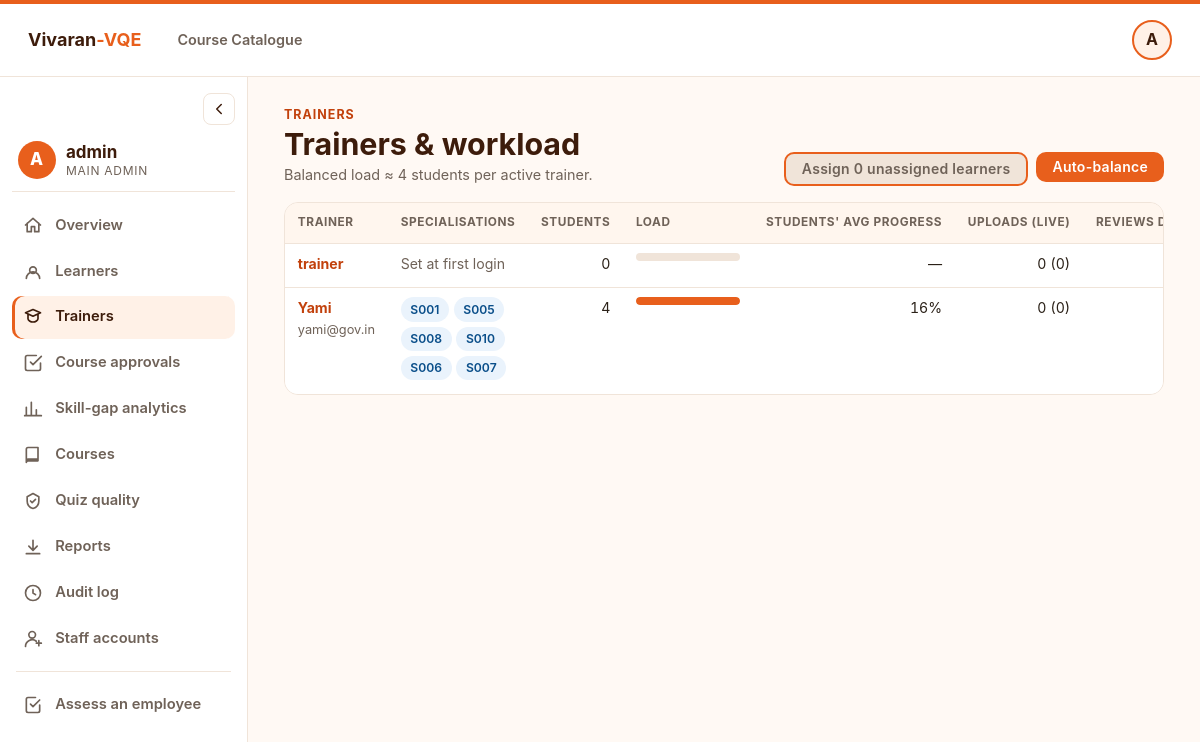
The app's page /admin/trainers (signed in) with its own data.
### tables this page shows
CREATE TABLE users (
                id INTEGER PRIMARY KEY AUTOINCREMENT,
                username TEXT NOT NULL UNIQUE,
                password_hash TEXT NOT NULL,
                created_at TEXT NOT NULL
            , email TEXT, role TEXT NOT NULL DEFAULT 'learner', active INTEGER NOT NULL DEFAULT 1, must_change_password INTEGER NOT NULL DEFAULT 0, is_primary INTEGER NOT NULL DEFAULT 0);

CREATE TABLE trainer_profiles (
                user_id INTEGER PRIMARY KEY REFERENCES users(id),
                specialisations TEXT NOT NULL DEFAULT '[]',
                created_at TEXT NOT NULL,
                updated_at TEXT NOT NULL
            );

### app.py (the view)
@app.route("/admin/trainers")
@role_required("admin")
def admin_trainers():
    rows = _trainer_rows()
    active = [t for t in rows if t.get("active", 1) and t["has_profile"]]
    total = sum(t["students"] for t in active) + len(db.list_unassigned_learners())
    target = -(-total // len(active)) if active else 0
    return render_template("admin_trainers.html", rows=rows, unassigned=len(db.list_unassigned_learners()),
                           target=target, **_admin_ctx("trainers"))

### app.py (called while the page is built, shortened)
@app.context_processor
def inject_user() -> dict:
    ctx = {
        "current_user": session.get("username", ""),
        "current_role": session.get("role", ""),
        "home_url": _home_url(session.get("role", "")) if "user_id" in session else "/",
    }
    if session.get("role") == "learner" and "user_id" in session:
        ctx["lnav"] = _learner_nav(int(session["user_id"]))
    return ctx

def _home_url(role: str) -> str:
    return {
        "admin": url_for("admin_dashboard"),
        "trainer": url_for("trainer_dashboard"),
    }.get(role, url_for("learner_dashboard"))

def role_required(*allowed: str):
    def decorator(view):
        @wraps(view)
        @login_required
        def wrapped(*args, **kwargs):
            if session.get("role") not in allowed:
                if _wants_json():
                    return jsonify({"ok": False, "error": "You do not have access to this."}), 403
                return render_template("forbidden.html"), 403
            return view(*args, **kwargs)
        return wrapped
    return decorator

def _require_user() -> int:
    return int(session.get("user_id", 0))

def _ensure_roadmap(user_id: int, rebuild: bool = False) -> dict | None:
    profile = db.get_learner_profile(user_id)
    if not profile:
        return None
    current = db.latest_submission(user_id)
    enrollments = db.list_enrollments(user_id)
    done = {e["course_id"] for e in enrollments if e["status"] == "completed"}
    if current and not rebuild:
        ids = [r.get("course_id") for r in current.get("recommendations") or []]
        if ids and not all(i in done for i in ids):
            return current

def _students_overview(trainer_id: int) -> list[dict]:
    out = []
    for s in db.list_trainer_students(trainer_id):
        d = _student_detail(s["id"])
        out.append({**s, "prog": progress.brief(s["id"]), "courses": len(d["rows"]), "completed": d["completed"],
                    "overall": d["overall"], "avg_score": d["avg_score"],
                    "quizzes": len(d["attempts"])})
    return out

### courses.py (called while the page is built, shortened)
def skills() -> dict[str, dict]:
    global _SKILLS
    return _SKILLS

def skill_name(skill_id: str) -> str:
    return (skills().get(skill_id) or {}).get("skill_name", skill_id)

### db.py (called while the page is built)
def connect() -> sqlite3.Connection:
    conn = sqlite3.connect(DB_PATH)
    conn.row_factory = sqlite3.Row
    conn.execute("PRAGMA foreign_keys = ON")
    return conn

### progress.py (called while the page is built)
def today() -> date:
    return datetime.now(TZ).date()

### templates/admin_trainers.html (shortened to what this page needs)
{% extends 'admin_base.html' %}
{% block acontent %}
<div class="page-head"><div><div class="eyebrow">Trainers</div><h1>Trainers &amp; workload</h1>
  <p class="subtle" style="font-size:.9rem;">Balanced load ≈ {{ target }} student{{ 's' if target != 1 }} per active trainer.</p></div>
  <div style="display:flex; gap:.5rem; flex-wrap:wrap;">
    <form method="post" action="{{ url_for('admin_assign_unassigned') }}"><button class="btn btn-outline btn-sm" type="submit" {{ 'disabled' if not unassigned }}>Assign {{ unassigned }} unassigned learner{{ 's' if unassigned != 1 }}</button></form>
    <form method="post" action="{{ url_for('admin_balance') }}" data-msg="Move students between trainers so everyone has a similar load (best field match first)?" onsubmit="return confirm(this.dataset.msg);"><button class="btn btn-primary btn-sm" type="submit">Auto-balance</button></form>
  </div>
</div>
<div class="table-wrap">
  <table class="data clickable">
    <thead><tr><th>Trainer</th><th>Specialisations</th><th class="num">Students</th><th style="min-width:130px;">Load</th><th class="num">Students' avg progress</th><th class="num">Uploads (live)</th><th class="num">Reviews done</th><th>Status</th></tr></thead>
    <tbody>
    {% for t in rows %}
      <tr onclick="location.href='{{ url_for('admin_trainer', trainer_id=t.id) }}'">
        <td><a href="{{ url_for('admin_trainer', trainer_id=t.id) }}"><b>{{ t.username }}</b></a><div class="subtle" style="font-size:.8rem;">{{ t.email or '' }}</div></td>
        <td>{% if t.has_profile %}{% for sid in t.specialisations %}<span class="chip">{{ skill_name(sid) }}</span>{% endfor %}{% else %}<span class="subtle">Set at first login</span>{% endif %}</td>
        <td class="num">{{ t.students }}</td>
        <td><div class="bar {{ 'over' if target and t.students > target }}"><span style="width:{{ ((t.students / target * 100) if target else 0)|round|int if t.students <= target else 100 }}%"></span></div></td>
        <td class="num">{{ (t.avg_progress|string + '%') if t.avg_progress is not none else '—' }}</td>
        <td class="num">{{ t.uploads }} ({{ t.live_uploads }})</td>
        <td class="num">{{ t.reviews }}</td>
      </tr>
    {% else %}<tr><td colspan="8" class="muted-empty">No trainers yet.</td></tr>{% endfor %}
    </tbody>
  </table>
</div>
{% endblock %}

### templates/admin_base.html (shortened to what this page needs)
{% extends 'base.html' %}
{% block main %}
<div class="t-shell" id="tShell">
  <aside class="t-sidebar" aria-label="Admin navigation">
    <button type="button" class="t-toggle" id="tToggle" aria-label="Collapse or expand sidebar" title="Collapse / expand">
      <svg viewBox="0 0 24 24" width="18" height="18" fill="none" stroke="currentColor" stroke-width="2" stroke-linecap="round" stroke-linejoin="round"><path d="M15 6l-6 6 6 6"/></svg>
    </button>
    <div class="t-who">
      <div class="t-avatar">{{ me.username[0]|upper }}</div>
      <div class="t-label"><b>{{ me.username }}</b><span>{{ 'Main admin' if me.is_primary else 'Admin' }}</span></div>
    </div>
    <nav class="t-nav">
      {% for key, href, label, icon in nav %}
      <a href="{{ href }}" class="{{ 'active' if active == key }}" title="{{ label }}">
        <svg viewBox="0 0 24 24" width="20" height="20" fill="none" stroke="currentColor" stroke-width="2" stroke-linecap="round" stroke-linejoin="round"><path d="{{ icon }}"/></svg>
        <span class="t-label">{{ label }}</span>
      </a>
      {% endfor %}
      <div class="t-sep"></div>
      <a href="{{ url_for('recommendation') }}" title="Assess an employee (original System 1 form)">
        <svg viewBox="0 0 24 24" width="20" height="20" fill="none" stroke="currentColor" stroke-width="2" stroke-linecap="round" stroke-linejoin="round"><path d="M9 11l3 3 8-8M20 12v7a2 2 0 01-2 2H6a2 2 0 01-2-2V5a2 2 0 012-2h9"/></svg>
        <span class="t-label">Assess an employee</span>
      </a>
    </nav>
  </aside>
  <main class="t-main">
    {% block acontent %}{% endblock %}
  </main>
</div>
{% endblock %}

### records on screen
users: username "A", username "admin", is_primary "MAIN ADMIN"
users: username "trainer", shows "Set at first login", students "0", avg_progress "—", uploads "0", live_uploads "0"
trainer_profiles: username "Yami", email "yami@gov.in", skill_name "S001" "S005" "S008" "S010" "S006" "S007", students "4", avg_progress "16%", uploads "0", live_uploads "0"

### other values on screen
{{ current_user[0]|upper }} "A"
{{ label }} "Overview" "Learners" "Trainers" "Course approvals" "Skill-gap analytics" "Courses" "Quiz quality" "Reports" "Audit log" "Staff accounts"
{{ target }} "4"
{{ 's' if target != 1 }} "s"
{{ unassigned }} "0"
{{ 's' if unassigned != 1 }} "s"
